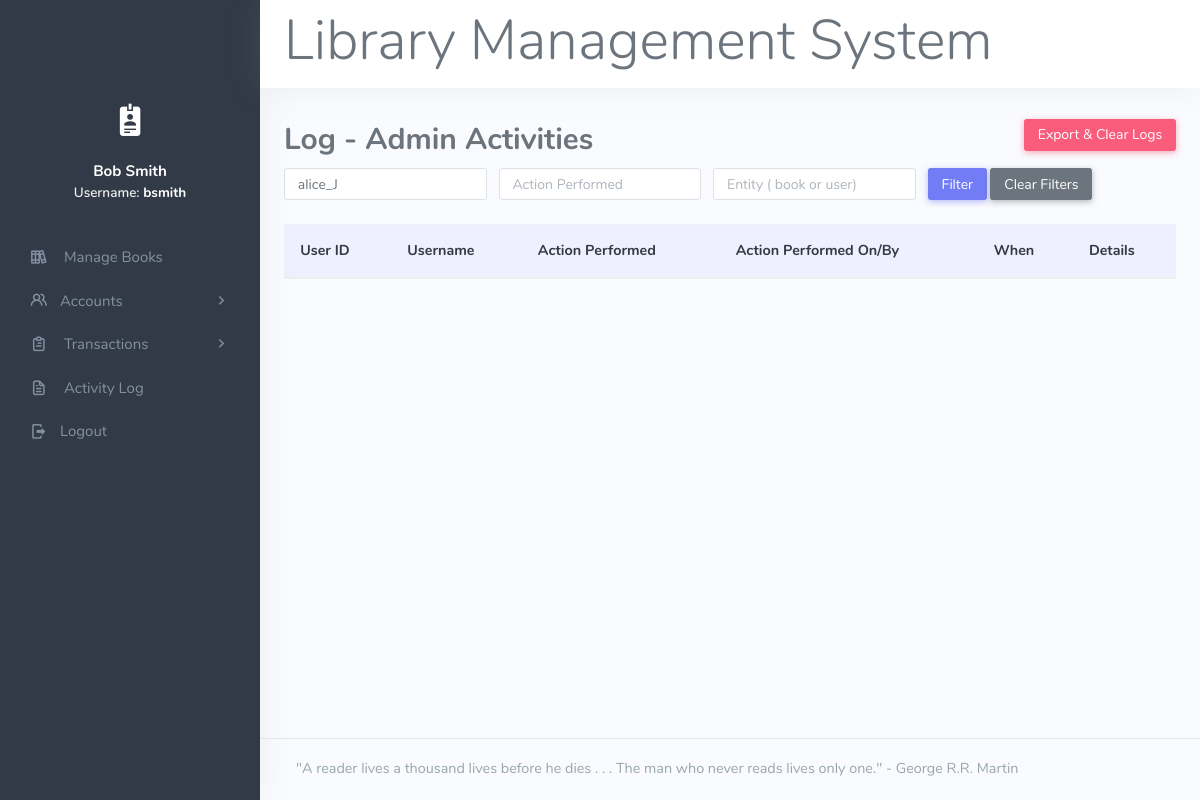
The page /app/admin/view-activity.php?user=alice_J (signed in) on the database as committed earlier.
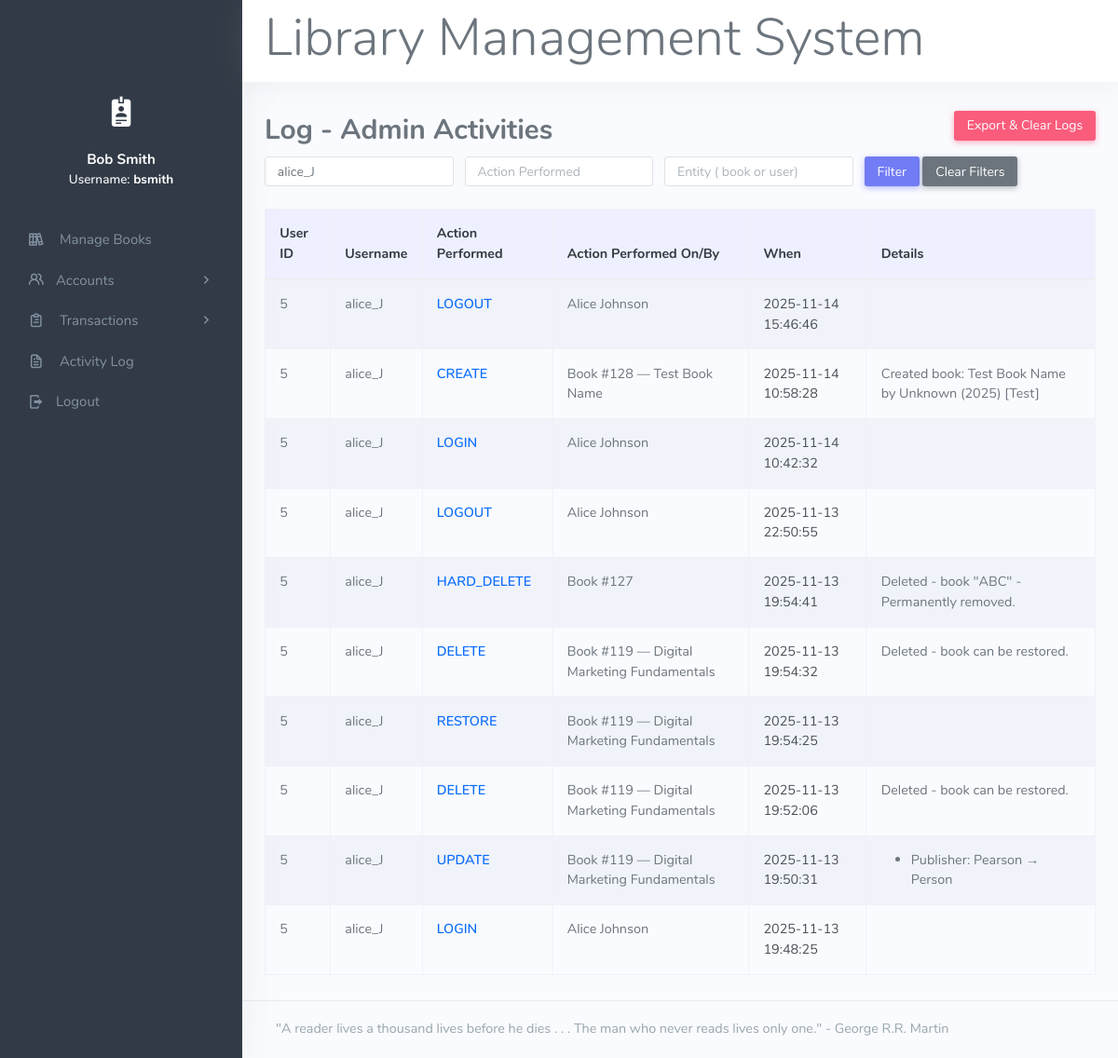
The same page on the database as committed later.
### tables this page shows
CREATE TABLE `activity_logs` (
  `id` int(11) NOT NULL,
  `user_name` varchar(100) DEFAULT NULL,
  `role` varchar(50) DEFAULT NULL,
  `action` varchar(50) NOT NULL,
  `entity` varchar(50) NOT NULL,
  `entity_id` varchar(50) DEFAULT NULL,
  `details` text DEFAULT NULL,
  `created_at` datetime NOT NULL DEFAULT current_timestamp()
);

CREATE TABLE `books` (
  `book_id` int(11) NOT NULL,
  `title` varchar(255) NOT NULL,
  `author` varchar(100) NOT NULL,
  `publisher` varchar(100) NOT NULL,
  `year` varchar(4) NOT NULL,
  `category` varchar(100) NOT NULL,
  `deleted_at` datetime DEFAULT NULL
);

### app/admin/view-activity.php (the view, shortened to what this page needs)
<?php
include('../../format/header.php');
include('../../format/sidebar.php');
$user   = trim($_GET['user']   ?? '');
$action = trim($_GET['action'] ?? '');
$entity = trim($_GET['entity'] ?? '');
$where  = [];
$params = [];
$types  = '';
if ($user !== '') {
    $where[]  = "l.user_name = ?";
    $params[] = $user;
    $types   .= 's';
}
$sql = "
    SELECT
        l.id,
        l.user_name,
        l.action,
        l.entity,
        l.entity_id,
        l.details,
        l.created_at,
        a.admin_id,
        a.firstname AS admin_firstname,
        a.lastname  AS admin_lastname,
        b.title     AS book_title
    FROM activity_logs l
    LEFT JOIN admin a
        ON a.username = l.user_name
    LEFT JOIN books b
        ON l.entity = 'book'
       AND b.book_id = l.entity_id
";
if ($where) {
    $sql .= " WHERE " . implode(' AND ', $where);
}
$sql .= " ORDER BY l.created_at DESC LIMIT 200";
$stmt = $conn->prepare($sql);
if ($where) {
    $stmt->bind_param($types, ...$params);
}
$stmt->execute();
$res = $stmt->get_result();
?>
<div class="container">
    <br>
    <div class="d-flex justify-content-between align-items-center mb-2">
        <h2 class="mb-0">Log - Admin Activities</h2>
        <div>
            <a href="export-activity.php"
               class="btn btn-danger btn-sm"
               onclick="return confirm('This will export ALL activity logs as CSV and then clear them from the database. Continue? Refresh after done!');">
                Export &amp; Clear Logs
            </a>
        </div>
    </div>
    <form class="row g-2 mb-3" method="get">
        <div class="col-auto">
            <input class="form-control form-control-sm"
                   name="user"
                   placeholder="Username"
                   value="<?= htmlspecialchars($user) ?>">
        </div>
        <div class="col-auto">
            <input class="form-control form-control-sm"
                   name="action"
                   placeholder="Action Performed"
                   value="<?= htmlspecialchars($action) ?>">
        </div>
        <div class="col-auto">
            <input class="form-control form-control-sm"
                   name="entity"
                   placeholder="Entity ( book or user)"
                   value="<?= htmlspecialchars($entity) ?>">
        </div>
        <div class="col-auto">
            <button class="btn btn-sm btn-primary">Filter</button>
            <a class="btn btn-sm btn-secondary" href="view-activity.php">Clear Filters</a>
        </div>
    </form>
    <table class="table table-bordered table-striped table-hover activity-log-table">
        <thead>
            <tr>
                <th>User ID</th>
                <th>Username</th>
                <th>Action Performed</th>
                <th>Action Performed On/By</th>
                <th>When</th>
                <th>Details</th>
            </tr>
        </thead>
        <tbody>
        <?php while ($row = $res->fetch_assoc()): ?>
            <?php
            $userId = $row['admin_id'] ?? null;
            $target = '';
            if ($row['entity'] === 'book') {
                $bookId    = $row['entity_id'];
                $bookTitle = $row['book_title'] ?? '';
                if ($bookTitle !== '') {
                    $target = 'Book #' . htmlspecialchars($bookId) . ' — ' . htmlspecialchars($bookTitle);
                } else {
                    $target = 'Book #' . htmlspecialchars($bookId);
                }
            } elseif ($row['entity'] === 'user') {
                $fullName = trim(
                    ($row['admin_firstname'] ?? '') . ' ' .
                    ($row['admin_lastname']  ?? '')
                );
                if ($fullName !== '') {
                    $target = htmlspecialchars($fullName);
                } else {
                    $target = htmlspecialchars($row['user_name']);
                }
            } else {
                $target = htmlspecialchars((string)$row['entity_id']);
            }
            $detailsRaw    = $row['details'] ?? '';
            $prettyDetails = '';
            $decoded       = json_decode($detailsRaw, true);
            if (is_array($decoded)) {
                if ($row['action'] === 'UPDATE' && isset($decoded['changed_fields']) && is_array($decoded['changed_fields'])) {
                    $fields = array_map('htmlspecialchars', $decoded['changed_fields']);
                    if ($fields) {
                        $prettyDetails = 'Changed fields: ' . implode(', ', $fields);
                    }
                } elseif ($row['action'] === 'CREATE' && $row['entity'] === 'book') {
                    $t = htmlspecialchars($decoded['title']     ?? '');
                    $a = htmlspecialchars($decoded['author']    ?? '');
                    $y = htmlspecialchars($decoded['year']      ?? '');
                    $c = htmlspecialchars($decoded['category']  ?? '');
                    $parts = [];
                    if ($t !== '') $parts[] = $t;
                    if ($a !== '') $parts[] = 'by ' . $a;
                    if ($y !== '') $parts[] = '(' . $y . ')';
                    if ($c !== '') $parts[] = '[' . $c . ']';
                    if ($parts) {
                        $prettyDetails = 'Created book: ' . implode(' ', $parts);
                    }
                } elseif ($row['action'] === 'DELETE' && isset($decoded['soft']) && $decoded['soft']) {
                    $prettyDetails = 'Deleted - book can be restored.';
                } elseif ($row['action'] === 'HARD_DELETE' && isset($decoded['hard']) && $decoded['hard']) {
                    $t = htmlspecialchars($decoded['title'] ?? '');
                    if ($t !== '') {
                        $prettyDetails = 'Deleted - book "' . $t . '" - Permanently removed.';
                    } else {
                        $prettyDetails = 'Book permanently removed';
                    }
                } else {
                    $changes = [];
                    foreach ($decoded as $key => $val) {
                        if (str_ends_with($key, '_before')) {
                            $field    = substr($key, 0, -7);
                            $before   = $val;
                            $afterKey = $field . '_after';
                            if (array_key_exists($afterKey, $decoded)) {
                                $after = $decoded[$afterKey];
                                if ($before !== $after) {
                                    $label = ucfirst($field);
                                    $changes[] = sprintf(
                                        '%s: %s → %s',
                                        htmlspecialchars($label),
                                        htmlspecialchars((string)$before),
                                        htmlspecialchars((string)$after)
                                    );
                                }
                            }
                        }
                    }
                    if ($changes) {
                        $prettyDetails = '<ul class="mb-0"><li>' . implode('</li><li>', $changes) . '</li></ul>';
                    } else {
                        $prettyDetails = '';
                    }
                }
            } else {
                $prettyDetails = '';
            }
            ?>
            <tr>
                <td><?= htmlspecialchars($userId) ?></td>
                <td><?= htmlspecialchars($row['user_name']) ?></td>
                <td><?= htmlspecialchars($row['action']) ?></td>
                <td><?= $target ?></td>
                <td><?= htmlspecialchars($row['created_at']) ?></td>
                <td><?= $prettyDetails ?></td>
            </tr>
        <?php endwhile; ?>
        </tbody>
    </table>
</div>
<?php include('../../format/footer.php'); ?>

### format/header.php (shortened to what this page needs)
<!DOCTYPE html>
<?php
$username  = $_SESSION['username']  ?? '';
$full_name = $_SESSION['full_name'] ?? '';
?>
<html lang="en">
<head>
    <link href="../../assets/css/vendor/jquery-jvectormap-1.2.2.css" rel="stylesheet" type="text/css">
    <link href="../../assets/css/icons.min.css" rel="stylesheet" type="text/css">
    <link href="../../assets/css/app.min.css" rel="stylesheet" type="text/css" id="light-style">
</head>
<body class="loading" data-layout-config='{"leftSideBarTheme":"dark","layoutBoxed":false, "leftSidebarCondensed":false, "leftSidebarScrollable":false,"darkMode":false, "showRightSidebarOnStart": true}'>
    <div class="wrapper">
        <div class="navbar-custom">
            <ul class="list-unstyled">
                <li>
                    <h2 class=" display-4">Library Management System</h2>
                </li>
            </ul>
        </div>
        <div class="leftside-menu">
            <div class="h-100" id="leftside-menu-container" data-simplebar="">

### format/sidebar.php (shortened to what this page needs)
<div class="py-3 text-center" style="margin-bottom: 0.5rem;">
    <div class="mb-2" style="font-size: 2.2rem; color: #ffffff;">
        <i class="mdi mdi-badge-account"></i>
    </div>
    <?php if ($full_name !== ''): ?>
        <div style="margin-top: 4px; font-size: 0.95rem; color: #ffffff; font-weight: 700;">
            <?= htmlspecialchars($full_name) ?>
        </div>
    <?php endif; ?>
        <div style="font-size: 0.85rem; color: #f0f0f0; font-weight: 600;">
        Username:
        <span style="color: #ffffff; font-weight: 700;">
            <?= htmlspecialchars($username) ?>
        </span>
    </div>
</div>
<ul class="side-nav">
    <li class="side-nav-item">
        <a href="../book/book.php" class="side-nav-link">
            <i class="uil uil-books"></i>
            <span> Manage Books </span>
        </a>
    </li>
    <li class="side-nav-item">
        <a data-bs-toggle="collapse" href="#sidebarEcommerce" aria-expanded="false" aria-controls="sidebarEcommerce" class="side-nav-link">
            <i class="uil-users-alt me-1"></i>
            <span> Accounts</span>
            <span class="menu-arrow"></span>
        </a>
    </li>
    <li class="side-nav-item">
        <a data-bs-toggle="collapse" href="#sidebarEmail" aria-expanded="false" aria-controls="sidebarEmail" class="side-nav-link">
            <i class="uil-clipboard-alt"></i>
            <span> Transactions </span>
            <span class="menu-arrow"></span>
        </a>
    </li>
    <li class="side-nav-item">
     <a class="side-nav-link" href="../admin/view-activity.php">
        <span>
<i class="uil uil-file-alt"></i>
Activity Log</span>
    </a>
    </li>
    <li class="side-nav-item">
        <a href="/LibraryManagementSystem/logout.php" class="side-nav-link">
            <i class="mdi mdi-logout me-1"></i>
            <span> Logout </span>
        </a>
    </li>
</ul>
</div>
</div>
</div>
<div class="content-page">
    <div class="content">
        <br>

### format/footer.php (shortened to what this page needs)
</div>
<footer class="footer">
    <div class="container-fluid">
            "A reader lives a thousand lives before he dies . . . The man who never reads lives only one." - George R.R. Martin
    </div>
</footer>
</div>
</body>
</html>

### app/admin/view-activity.php (style rules this page uses)
.activity-log-table thead th { background: #eef0ff; color: #343a40; border-bottom: 2px solid #d0d4ff; }
.activity-log-table tbody tr:nth-child(odd) { background-color: #f9fbff; }
.activity-log-table td:nth-child(3) { font-weight: 600; color: #0d6efd; }
.activity-log-table td:nth-child(5) { color: #495057; font-size: 0.9rem; }

Rows that differ between the two databases and show on the page:
added activity_logs: admin.admin_id "5", user_name "alice_J", action "LOGOUT", admin.firstname+lastname "Alice Johnson", created_at "2025-11-14 15:46:46"
added activity_logs: admin.admin_id "5", user_name "alice_J", action "CREATE", entity.title "Book #128 — Test Book Name", created_at "2025-11-14 10:58:28", prettyDetails "Created book: Test Book Name by Unknown (2025) [Test]"
added activity_logs: admin.admin_id "5", user_name "alice_J", action "LOGIN", admin.firstname+lastname "Alice Johnson", created_at "2025-11-14 10:42:32"
added activity_logs: admin.admin_id "5", user_name "alice_J", action "LOGOUT", admin.firstname+lastname "Alice Johnson", created_at "2025-11-13 22:50:55"
added activity_logs: admin.admin_id "5", user_name "alice_J", action "HARD_DELETE", entity "Book #127", created_at "2025-11-13 19:54:41", details "Deleted - book \"ABC\" - Permanently removed."
added activity_logs: admin.admin_id "5", user_name "alice_J", action "DELETE", entity.title "Book #119 — Digital Marketing Fundamentals", created_at "2025-11-13 19:54:32", prettyDetails "Deleted - book can be restored."
added activity_logs: admin.admin_id "5", user_name "alice_J", action "RESTORE", entity.title "Book #119 — Digital Marketing Fundamentals", created_at "2025-11-13 19:54:25"
added activity_logs: admin.admin_id "5", user_name "alice_J", action "DELETE", entity.title "Book #119 — Digital Marketing Fundamentals", created_at "2025-11-13 19:52:06", prettyDetails "Deleted - book can be restored."
added activity_logs: admin.admin_id "5", user_name "alice_J", action "UPDATE", entity.title "Book #119 — Digital Marketing Fundamentals", created_at "2025-11-13 19:50:31", changes "Publisher: Pearson → Person"
added activity_logs: admin.admin_id "5", user_name "alice_J", action "LOGIN", admin.firstname+lastname "Alice Johnson", created_at "2025-11-13 19:48:25"
